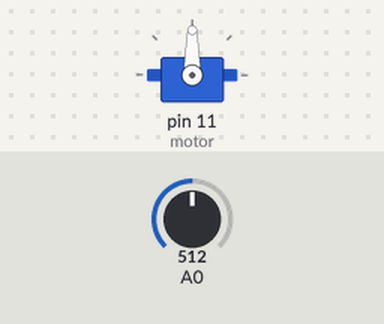
Simulated run of this sketch. Board: Arduino Uno, built with avr-gcc and run on an emulated ATmega328P. Shown: servo. Inputs (shaded band) come from the test bench; at power-on: A0 = 512.

Above: at 1.2 s.
1.3 s: A0 set to 716
At 2.2 s:
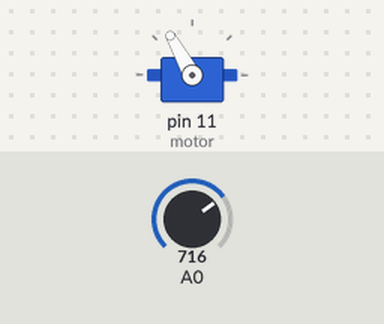
2.8 s: A0 set to 900
At 3.3 s:
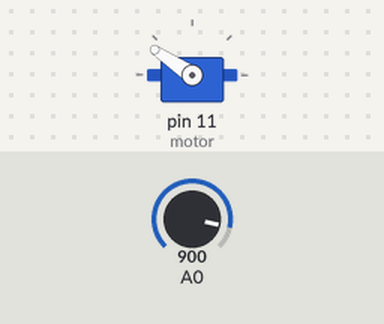
4.3 s: A0 set to 1023
At 5.5 s:
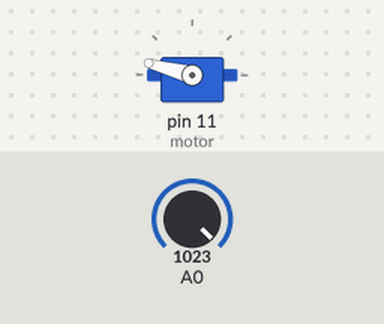
5.8 s: A0 set to 306
At 6.8 s:
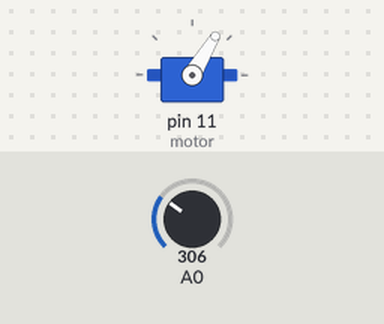
7.3 s: A0 set to 122
At 7.9 s:
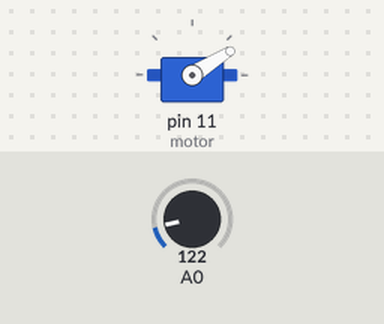
Timing chart, 0 to 9.8 s (numbered marks = the images above; inputs shaded):
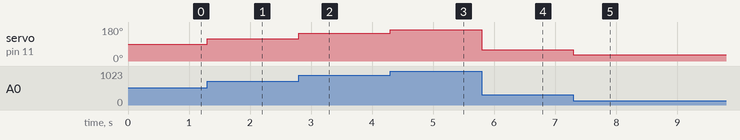

Measured:
- after the input at 1.3 s, servo on pin 11 (motor): 90° → 119° at once
- after the input at 2.8 s, servo on pin 11 (motor): 119° → 146° at once
- after the input at 4.3 s, servo on pin 11 (motor): 146° → 165° at once
- after the input at 5.8 s, servo on pin 11 (motor): 165° → 59° at once
- after the input at 7.3 s, servo on pin 11 (motor): 59° → 32° at once

The sketch:

Servo_motor_First_Design.ino
```cpp
#include <Servo.h>
int x,y;
Servo motor;
void setup()
{
  motor.attach(11);
}

void loop()
{
  x=analogRead(A0);
  y=map(x,0,1023,15,165);
  motor.write(y);
}
```
